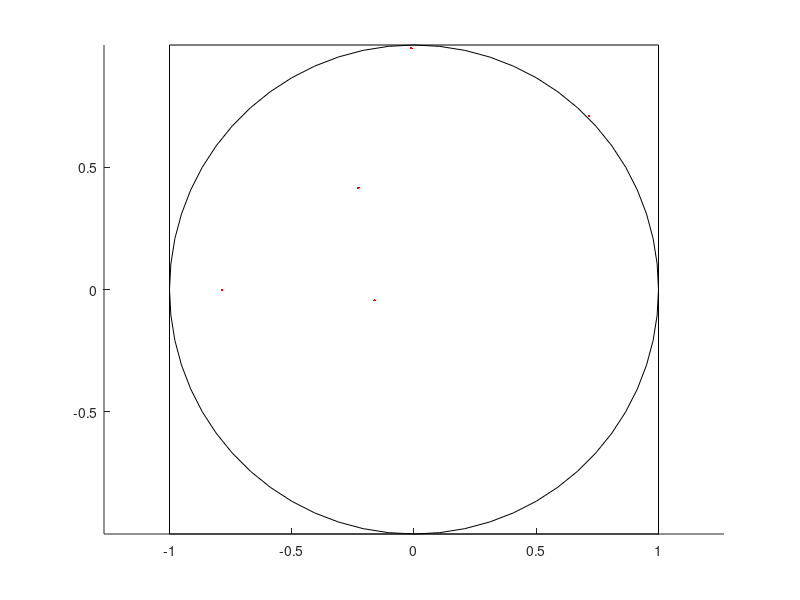

Source code (MATLAB):
hold off;
pos = [-1 -1 2 2];
rectangle('Position',pos,'Curvature',[1 1])
axis equal
pos = [-1 -1 2 2];
rectangle('Position',pos)
inside=0;
printf("Cantidad de iteraciones: ");
n=input(' ');
posX=-1+2*rand(1,n);
posY=-1+2*rand(1,n);
Mods=posY.^2+posX.^2;
for i=1:n
        if (Mods(1,i)<=1)
                inside+=1;
        endif
endfor
hold on;
format long g
PI=4*(inside/n)
plot(posX,posY,'r.')
axis equal
